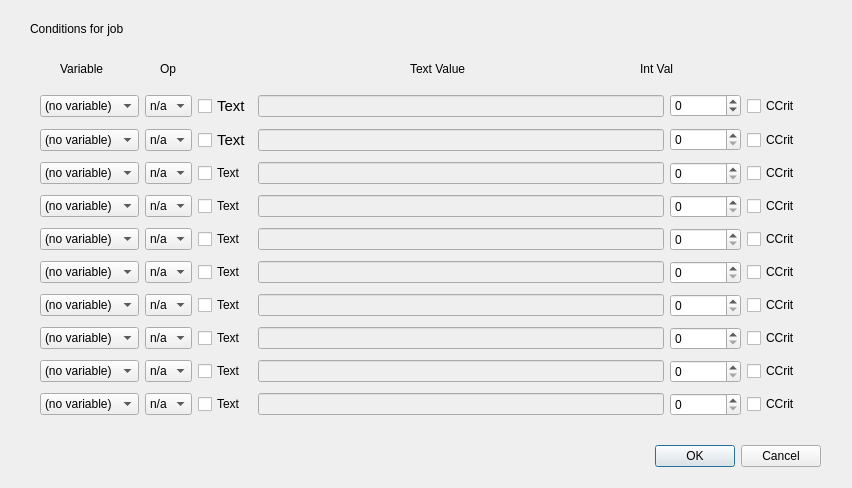
<?xml version="1.0" encoding="UTF-8"?>
<ui version="4.0">
 <class>jcondsdlg</class>
 <widget class="QDialog" name="jcondsdlg">
  <property name="geometry">
   <rect>
    <x>0</x>
    <y>0</y>
    <width>852</width>
    <height>488</height>
   </rect>
  </property>
  <property name="windowTitle">
   <string>Conditions for job</string>
  </property>
  <widget class="QDialogButtonBox" name="buttonBox">
   <property name="geometry">
    <rect>
     <x>630</x>
     <y>440</y>
     <width>191</width>
     <height>32</height>
    </rect>
   </property>
   <property name="orientation">
    <enum>Qt::Horizontal</enum>
   </property>
   <property name="standardButtons">
    <set>QDialogButtonBox::Cancel|QDialogButtonBox::Ok</set>
   </property>
  </widget>
  <widget class="QLabel" name="edjob">
   <property name="geometry">
    <rect>
     <x>170</x>
     <y>20</y>
     <width>331</width>
     <height>17</height>
    </rect>
   </property>
   <property name="text">
    <string/>
   </property>
  </widget>
  <widget class="QLabel" name="label">
   <property name="geometry">
    <rect>
     <x>30</x>
     <y>20</y>
     <width>141</width>
     <height>17</height>
    </rect>
   </property>
   <property name="text">
    <string>Conditions for job</string>
   </property>
  </widget>
  <widget class="QLabel" name="label_2">
   <property name="geometry">
    <rect>
     <x>60</x>
     <y>60</y>
     <width>66</width>
     <height>17</height>
    </rect>
   </property>
   <property name="text">
    <string>Variable</string>
   </property>
  </widget>
  <widget class="QLabel" name="label_3">
   <property name="geometry">
    <rect>
     <x>160</x>
     <y>60</y>
     <width>41</width>
     <height>17</height>
    </rect>
   </property>
   <property name="text">
    <string>Op</string>
   </property>
  </widget>
  <widget class="QLabel" name="label_4">
   <property name="geometry">
    <rect>
     <x>410</x>
     <y>60</y>
     <width>71</width>
     <height>17</height>
    </rect>
   </property>
   <property name="text">
    <string>Text Value</string>
   </property>
  </widget>
  <widget class="QLabel" name="label_5">
   <property name="geometry">
    <rect>
     <x>640</x>
     <y>60</y>
     <width>66</width>
     <height>17</height>
    </rect>
   </property>
   <property name="text">
    <string>Int Val</string>
   </property>
  </widget>
  <widget class="QWidget" name="">
   <property name="geometry">
    <rect>
     <x>40</x>
     <y>90</y>
     <width>761</width>
     <height>336</height>
    </rect>
   </property>
   <layout class="QGridLayout" name="gridLayout">
    <item row="0" column="0">
     <widget class="QComboBox" name="condvar0">
      <property name="toolTip">
       <string>This is the variable whose value is to be inspected</string>
      </property>
      <item>
       <property name="text">
        <string>(no variable)</string>
       </property>
      </item>
     </widget>
    </item>
    <item row="0" column="1">
     <widget class="QComboBox" name="condop0">
      <property name="toolTip">
       <string>This is the operation</string>
      </property>
      <item>
       <property name="text">
        <string>n/a</string>
       </property>
      </item>
      <item>
       <property name="text">
        <string>=</string>
       </property>
      </item>
      <item>
       <property name="text">
        <string>!=</string>
       </property>
      </item>
      <item>
       <property name="text">
        <string>&lt;</string>
       </property>
      </item>
      <item>
       <property name="text">
        <string>&lt;=</string>
       </property>
      </item>
      <item>
       <property name="text">
        <string>&gt;</string>
       </property>
      </item>
      <item>
       <property name="text">
        <string>&gt;=</string>
       </property>
      </item>
     </widget>
    </item>
    <item row="0" column="2">
     <widget class="QCheckBox" name="condtext0">
      <property name="font">
       <font>
        <pointsize>11</pointsize>
       </font>
      </property>
      <property name="toolTip">
       <string>Indicate that the value to be compared is text</string>
      </property>
      <property name="text">
       <string>Text</string>
      </property>
     </widget>
    </item>
    <item row="0" column="3">
     <widget class="QLineEdit" name="textval0">
      <property name="enabled">
       <bool>false</bool>
      </property>
      <property name="font">
       <font>
        <family>Courier New</family>
        <weight>50</weight>
        <italic>false</italic>
        <bold>false</bold>
       </font>
      </property>
      <property name="toolTip">
       <string>Give the text value to be compared here</string>
      </property>
      <property name="maxLength">
       <number>49</number>
      </property>
     </widget>
    </item>
    <item row="0" column="4">
     <widget class="QSpinBox" name="intval0">
      <property name="toolTip">
       <string>Give the integer value to be compared here</string>
      </property>
      <property name="minimum">
       <number>-1000000</number>
      </property>
      <property name="maximum">
       <number>1000000</number>
      </property>
      <property name="value">
       <number>0</number>
      </property>
     </widget>
    </item>
    <item row="0" column="5">
     <widget class="QCheckBox" name="cc0">
      <property name="toolTip">
       <string>This is a critical condition

If host with variable is not running do not run the job, if not set, in
this case ignore the condition.</string>
      </property>
      <property name="text">
       <string>CCrit</string>
      </property>
     </widget>
    </item>
    <item row="1" column="0">
     <widget class="QComboBox" name="condvar1">
      <property name="toolTip">
       <string>This is the variable whose value is to be inspected</string>
      </property>
      <item>
       <property name="text">
        <string>(no variable)</string>
       </property>
      </item>
     </widget>
    </item>
    <item row="1" column="1">
     <widget class="QComboBox" name="condop1">
      <property name="toolTip">
       <string>This is the operation</string>
      </property>
      <item>
       <property name="text">
        <string>n/a</string>
       </property>
      </item>
      <item>
       <property name="text">
        <string>=</string>
       </property>
      </item>
      <item>
       <property name="text">
        <string>!=</string>
       </property>
      </item>
      <item>
       <property name="text">
        <string>&lt;</string>
       </property>
      </item>
      <item>
       <property name="text">
        <string>&lt;=</string>
       </property>
      </item>
      <item>
       <property name="text">
        <string>&gt;</string>
       </property>
      </item>
      <item>
       <property name="text">
        <string>&gt;=</string>
       </property>
      </item>
     </widget>
    </item>
    <item row="1" column="2">
     <widget class="QCheckBox" name="condtext1">
      <property name="font">
       <font>
        <pointsize>11</pointsize>
       </font>
      </property>
      <property name="toolTip">
       <string>Indicate that the value to be compared is text</string>
      </property>
      <property name="text">
       <string>Text</string>
      </property>
     </widget>
    </item>
    <item row="1" column="3">
     <widget class="QLineEdit" name="textval1">
      <property name="enabled">
       <bool>false</bool>
      </property>
      <property name="font">
       <font>
        <family>Courier New</family>
        <weight>50</weight>
        <italic>false</italic>
        <bold>false</bold>
       </font>
      </property>
      <property name="toolTip">
       <string>Give the text value to be compared here</string>
      </property>
      <property name="maxLength">
       <number>49</number>
      </property>
     </widget>
    </item>
    <item row="1" column="4">
     <widget class="QSpinBox" name="intval1">
      <property name="toolTip">
       <string>Give the integer value to be compared here</string>
      </property>
     </widget>
    </item>
    <item row="1" column="5">
     <widget class="QCheckBox" name="cc1">
      <property name="toolTip">
       <string>This is a critical condition

If host with variable is not running do not run the job, if not set, in
this case ignore the condition.</string>
      </property>
      <property name="text">
       <string>CCrit</string>
      </property>
     </widget>
    </item>
    <item row="2" column="0">
     <widget class="QComboBox" name="condvar2">
      <property name="toolTip">
       <string>This is the variable whose value is to be inspected</string>
      </property>
      <item>
       <property name="text">
        <string>(no variable)</string>
       </property>
      </item>
     </widget>
    </item>
    <item row="2" column="1">
     <widget class="QComboBox" name="condop2">
      <property name="toolTip">
       <string>This is the operation</string>
      </property>
      <item>
       <property name="text">
        <string>n/a</string>
       </property>
      </item>
      <item>
       <property name="text">
        <string>=</string>
       </property>
      </item>
      <item>
       <property name="text">
        <string>!=</string>
       </property>
      </item>
      <item>
       <property name="text">
        <string>&lt;</string>
       </property>
      </item>
      <item>
       <property name="text">
        <string>&lt;=</string>
       </property>
      </item>
      <item>
       <property name="text">
        <string>&gt;</string>
       </property>
      </item>
      <item>
       <property name="text">
        <string>&gt;=</string>
       </property>
      </item>
     </widget>
    </item>
    <item row="2" column="2">
     <widget class="QCheckBox" name="condtext2">
      <property name="toolTip">
       <string>Indicate that the value to be compared is text</string>
      </property>
      <property name="text">
       <string>Text</string>
      </property>
     </widget>
    </item>
    <item row="2" column="3">
     <widget class="QLineEdit" name="textval2">
      <property name="enabled">
       <bool>false</bool>
      </property>
      <property name="font">
       <font>
        <family>Courier New</family>
       </font>
      </property>
      <property name="toolTip">
       <string>Give the text value to be compared here</string>
      </property>
      <property name="maxLength">
       <number>49</number>
      </property>
     </widget>
    </item>
    <item row="2" column="4">
     <widget class="QSpinBox" name="intval2">
      <property name="toolTip">
       <string>Give the integer value to be compared here</string>
      </property>
     </widget>
    </item>
    <item row="2" column="5">
     <widget class="QCheckBox" name="cc2">
      <property name="toolTip">
       <string>This is a critical condition

If host with variable is not running do not run the job, if not set, in
this case ignore the condition.</string>
      </property>
      <property name="text">
       <string>CCrit</string>
      </property>
     </widget>
    </item>
    <item row="3" column="0">
     <widget class="QComboBox" name="condvar3">
      <property name="toolTip">
       <string>This is the variable whose value is to be inspected</string>
      </property>
      <item>
       <property name="text">
        <string>(no variable)</string>
       </property>
      </item>
     </widget>
    </item>
    <item row="3" column="1">
     <widget class="QComboBox" name="condop3">
      <property name="toolTip">
       <string>This is the operation</string>
      </property>
      <item>
       <property name="text">
        <string>n/a</string>
       </property>
      </item>
      <item>
       <property name="text">
        <string>=</string>
       </property>
      </item>
      <item>
       <property name="text">
        <string>!=</string>
       </property>
      </item>
      <item>
       <property name="text">
        <string>&lt;</string>
       </property>
      </item>
      <item>
       <property name="text">
        <string>&lt;=</string>
       </property>
      </item>
      <item>
       <property name="text">
        <string>&gt;</string>
       </property>
      </item>
      <item>
       <property name="text">
        <string>&gt;=</string>
       </property>
      </item>
     </widget>
    </item>
    <item row="3" column="2">
     <widget class="QCheckBox" name="condtext3">
      <property name="toolTip">
       <string>Indicate that the value to be compared is text</string>
      </property>
      <property name="text">
       <string>Text</string>
      </property>
     </widget>
    </item>
    <item row="3" column="3">
     <widget class="QLineEdit" name="textval3">
      <property name="enabled">
       <bool>false</bool>
      </property>
      <property name="font">
       <font>
        <family>Courier New</family>
       </font>
      </property>
      <property name="toolTip">
       <string>Give the text value to be compared here</string>
      </property>
      <property name="maxLength">
       <number>49</number>
      </property>
     </widget>
    </item>
    <item row="3" column="4">
     <widget class="QSpinBox" name="intval3">
      <property name="toolTip">
       <string>Give the integer value to be compared here</string>
      </property>
     </widget>
    </item>
    <item row="3" column="5">
     <widget class="QCheckBox" name="cc3">
      <property name="toolTip">
       <string>This is a critical condition

If host with variable is not running do not run the job, if not set, in
this case ignore the condition.</string>
      </property>
      <property name="text">
       <string>CCrit</string>
      </property>
     </widget>
    </item>
    <item row="4" column="0">
     <widget class="QComboBox" name="condvar4">
      <property name="toolTip">
       <string>This is the variable whose value is to be inspected</string>
      </property>
      <item>
       <property name="text">
        <string>(no variable)</string>
       </property>
      </item>
     </widget>
    </item>
    <item row="4" column="1">
     <widget class="QComboBox" name="condop4">
      <property name="toolTip">
       <string>This is the operation</string>
      </property>
      <item>
       <property name="text">
        <string>n/a</string>
       </property>
      </item>
      <item>
       <property name="text">
        <string>=</string>
       </property>
      </item>
      <item>
       <property name="text">
        <string>!=</string>
       </property>
      </item>
      <item>
       <property name="text">
        <string>&lt;</string>
       </property>
      </item>
      <item>
       <property name="text">
        <string>&lt;=</string>
       </property>
      </item>
      <item>
       <property name="text">
        <string>&gt;</string>
       </property>
      </item>
      <item>
       <property name="text">
        <string>&gt;=</string>
       </property>
      </item>
     </widget>
    </item>
    <item row="4" column="2">
     <widget class="QCheckBox" name="condtext4">
      <property name="toolTip">
       <string>Indicate that the value to be compared is text</string>
      </property>
      <property name="text">
       <string>Text</string>
      </property>
     </widget>
    </item>
    <item row="4" column="3">
     <widget class="QLineEdit" name="textval4">
      <property name="enabled">
       <bool>false</bool>
      </property>
      <property name="font">
       <font>
        <family>Courier New</family>
       </font>
      </property>
      <property name="toolTip">
       <string>Give the text value to be compared here</string>
      </property>
      <property name="maxLength">
       <number>49</number>
      </property>
     </widget>
    </item>
    <item row="4" column="4">
     <widget class="QSpinBox" name="intval4">
      <property name="toolTip">
       <string>Give the integer value to be compared here</string>
      </property>
     </widget>
    </item>
    <item row="4" column="5">
     <widget class="QCheckBox" name="cc4">
      <property name="toolTip">
       <string>This is a critical condition

If host with variable is not running do not run the job, if not set, in
this case ignore the condition.</string>
      </property>
      <property name="text">
       <string>CCrit</string>
      </property>
     </widget>
    </item>
    <item row="5" column="0">
     <widget class="QComboBox" name="condvar5">
      <property name="toolTip">
       <string>This is the variable whose value is to be inspected</string>
      </property>
      <item>
       <property name="text">
        <string>(no variable)</string>
       </property>
      </item>
     </widget>
    </item>
    <item row="5" column="1">
     <widget class="QComboBox" name="condop5">
      <property name="toolTip">
       <string>This is the operation</string>
      </property>
      <item>
       <property name="text">
        <string>n/a</string>
       </property>
      </item>
      <item>
       <property name="text">
        <string>=</string>
       </property>
      </item>
      <item>
       <property name="text">
        <string>!=</string>
       </property>
      </item>
      <item>
       <property name="text">
        <string>&lt;</string>
       </property>
      </item>
      <item>
       <property name="text">
        <string>&lt;=</string>
       </property>
      </item>
      <item>
       <property name="text">
        <string>&gt;</string>
       </property>
      </item>
      <item>
       <property name="text">
        <string>&gt;=</string>
       </property>
      </item>
     </widget>
    </item>
    <item row="5" column="2">
     <widget class="QCheckBox" name="condtext5">
      <property name="toolTip">
       <string>Indicate that the value to be compared is text</string>
      </property>
      <property name="text">
       <string>Text</string>
      </property>
     </widget>
    </item>
    <item row="5" column="3">
     <widget class="QLineEdit" name="textval5">
      <property name="enabled">
       <bool>false</bool>
      </property>
      <property name="font">
       <font>
        <family>Courier New</family>
       </font>
      </property>
      <property name="toolTip">
       <string>Give the text value to be compared here</string>
      </property>
      <property name="maxLength">
       <number>49</number>
      </property>
     </widget>
    </item>
    <item row="5" column="4">
     <widget class="QSpinBox" name="intval5">
      <property name="toolTip">
       <string>Give the integer value to be compared here</string>
      </property>
     </widget>
    </item>
    <item row="5" column="5">
     <widget class="QCheckBox" name="cc5">
      <property name="toolTip">
       <string>This is a critical condition

If host with variable is not running do not run the job, if not set, in
this case ignore the condition.</string>
      </property>
      <property name="text">
       <string>CCrit</string>
      </property>
     </widget>
    </item>
    <item row="6" column="0">
     <widget class="QComboBox" name="condvar6">
      <property name="toolTip">
       <string>This is the variable whose value is to be inspected</string>
      </property>
      <item>
       <property name="text">
        <string>(no variable)</string>
       </property>
      </item>
     </widget>
    </item>
    <item row="6" column="1">
     <widget class="QComboBox" name="condop6">
      <property name="toolTip">
       <string>This is the operation</string>
      </property>
      <item>
       <property name="text">
        <string>n/a</string>
       </property>
      </item>
      <item>
       <property name="text">
        <string>=</string>
       </property>
      </item>
      <item>
       <property name="text">
        <string>!=</string>
       </property>
      </item>
      <item>
       <property name="text">
        <string>&lt;</string>
       </property>
      </item>
      <item>
       <property name="text">
        <string>&lt;=</string>
       </property>
      </item>
      <item>
       <property name="text">
        <string>&gt;</string>
       </property>
      </item>
      <item>
       <property name="text">
        <string>&gt;=</string>
       </property>
      </item>
     </widget>
    </item>
    <item row="6" column="2">
     <widget class="QCheckBox" name="condtext6">
      <property name="toolTip">
       <string>Indicate that the value to be compared is text</string>
      </property>
      <property name="text">
       <string>Text</string>
      </property>
     </widget>
    </item>
    <item row="6" column="3">
     <widget class="QLineEdit" name="textval6">
      <property name="enabled">
       <bool>false</bool>
      </property>
      <property name="font">
       <font>
        <family>Courier New</family>
       </font>
      </property>
      <property name="toolTip">
       <string>Give the text value to be compared here</string>
      </property>
      <property name="maxLength">
       <number>49</number>
      </property>
     </widget>
    </item>
    <item row="6" column="4">
     <widget class="QSpinBox" name="intval6">
      <property name="toolTip">
       <string>Give the integer value to be compared here</string>
      </property>
     </widget>
    </item>
    <item row="6" column="5">
     <widget class="QCheckBox" name="cc6">
      <property name="toolTip">
       <string>This is a critical condition

If host with variable is not running do not run the job, if not set, in
this case ignore the condition.</string>
      </property>
      <property name="text">
       <string>CCrit</string>
      </property>
     </widget>
    </item>
    <item row="7" column="0">
     <widget class="QComboBox" name="condvar7">
      <property name="toolTip">
       <string>This is the variable whose value is to be inspected</string>
      </property>
      <item>
       <property name="text">
        <string>(no variable)</string>
       </property>
      </item>
     </widget>
    </item>
    <item row="7" column="1">
     <widget class="QComboBox" name="condop7">
      <property name="toolTip">
       <string>This is the operation</string>
      </property>
      <item>
       <property name="text">
        <string>n/a</string>
       </property>
      </item>
      <item>
       <property name="text">
        <string>=</string>
       </property>
      </item>
      <item>
       <property name="text">
        <string>!=</string>
       </property>
      </item>
      <item>
       <property name="text">
        <string>&lt;</string>
       </property>
      </item>
      <item>
       <property name="text">
        <string>&lt;=</string>
       </property>
      </item>
      <item>
       <property name="text">
        <string>&gt;</string>
       </property>
      </item>
      <item>
       <property name="text">
        <string>&gt;=</string>
       </property>
      </item>
     </widget>
    </item>
    <item row="7" column="2">
     <widget class="QCheckBox" name="condtext7">
      <property name="toolTip">
       <string>Indicate that the value to be compared is text</string>
      </property>
      <property name="text">
       <string>Text</string>
      </property>
     </widget>
    </item>
    <item row="7" column="3">
     <widget class="QLineEdit" name="textval7">
      <property name="enabled">
       <bool>false</bool>
      </property>
      <property name="font">
       <font>
        <family>Courier New</family>
       </font>
      </property>
      <property name="toolTip">
       <string>Give the text value to be compared here</string>
      </property>
      <property name="maxLength">
       <number>49</number>
      </property>
     </widget>
    </item>
    <item row="7" column="4">
     <widget class="QSpinBox" name="intval7">
      <property name="toolTip">
       <string>Give the integer value to be compared here</string>
      </property>
     </widget>
    </item>
    <item row="7" column="5">
     <widget class="QCheckBox" name="cc7">
      <property name="toolTip">
       <string>This is a critical condition

If host with variable is not running do not run the job, if not set, in
this case ignore the condition.</string>
      </property>
      <property name="text">
       <string>CCrit</string>
      </property>
     </widget>
    </item>
    <item row="8" column="0">
     <widget class="QComboBox" name="condvar8">
      <property name="toolTip">
       <string>This is the variable whose value is to be inspected</string>
      </property>
      <item>
       <property name="text">
        <string>(no variable)</string>
       </property>
      </item>
     </widget>
    </item>
    <item row="8" column="1">
     <widget class="QComboBox" name="condop8">
      <property name="toolTip">
       <string>This is the operation</string>
      </property>
      <item>
       <property name="text">
        <string>n/a</string>
       </property>
      </item>
      <item>
       <property name="text">
        <string>=</string>
       </property>
      </item>
      <item>
       <property name="text">
        <string>!=</string>
       </property>
      </item>
      <item>
       <property name="text">
        <string>&lt;</string>
       </property>
      </item>
      <item>
       <property name="text">
        <string>&lt;=</string>
       </property>
      </item>
      <item>
       <property name="text">
        <string>&gt;</string>
       </property>
      </item>
      <item>
       <property name="text">
        <string>&gt;=</string>
       </property>
      </item>
     </widget>
    </item>
    <item row="8" column="2">
     <widget class="QCheckBox" name="condtext8">
      <property name="toolTip">
       <string>Indicate that the value to be compared is text</string>
      </property>
      <property name="text">
       <string>Text</string>
      </property>
     </widget>
    </item>
    <item row="8" column="3">
     <widget class="QLineEdit" name="textval8">
      <property name="enabled">
       <bool>false</bool>
      </property>
      <property name="font">
       <font>
        <family>Courier New</family>
       </font>
      </property>
      <property name="toolTip">
       <string>Give the text value to be compared here</string>
      </property>
      <property name="maxLength">
       <number>49</number>
      </property>
     </widget>
    </item>
    <item row="8" column="4">
     <widget class="QSpinBox" name="intval8">
      <property name="toolTip">
       <string>Give the integer value to be compared here</string>
      </property>
     </widget>
    </item>
    <item row="8" column="5">
     <widget class="QCheckBox" name="cc8">
      <property name="toolTip">
       <string>This is a critical condition

If host with variable is not running do not run the job, if not set, in
this case ignore the condition.</string>
      </property>
      <property name="text">
       <string>CCrit</string>
      </property>
     </widget>
    </item>
    <item row="9" column="0">
     <widget class="QComboBox" name="condvar9">
      <property name="toolTip">
       <string>This is the variable whose value is to be inspected</string>
      </property>
      <item>
       <property name="text">
        <string>(no variable)</string>
       </property>
      </item>
     </widget>
    </item>
    <item row="9" column="1">
     <widget class="QComboBox" name="condop9">
      <property name="toolTip">
       <string>This is the operation</string>
      </property>
      <item>
       <property name="text">
        <string>n/a</string>
       </property>
      </item>
      <item>
       <property name="text">
        <string>=</string>
       </property>
      </item>
      <item>
       <property name="text">
        <string>!=</string>
       </property>
      </item>
      <item>
       <property name="text">
        <string>&lt;</string>
       </property>
      </item>
      <item>
       <property name="text">
        <string>&lt;=</string>
       </property>
      </item>
      <item>
       <property name="text">
        <string>&gt;</string>
       </property>
      </item>
      <item>
       <property name="text">
        <string>&gt;=</string>
       </property>
      </item>
     </widget>
    </item>
    <item row="9" column="2">
     <widget class="QCheckBox" name="condtext9">
      <property name="toolTip">
       <string>Indicate that the value to be compared is text</string>
      </property>
      <property name="text">
       <string>Text</string>
      </property>
     </widget>
    </item>
    <item row="9" column="3">
     <widget class="QLineEdit" name="textval9">
      <property name="enabled">
       <bool>false</bool>
      </property>
      <property name="font">
       <font>
        <family>Courier New</family>
       </font>
      </property>
      <property name="toolTip">
       <string>Give the text value to be compared here</string>
      </property>
      <property name="maxLength">
       <number>49</number>
      </property>
     </widget>
    </item>
    <item row="9" column="4">
     <widget class="QSpinBox" name="intval9">
      <property name="toolTip">
       <string>Give the integer value to be compared here</string>
      </property>
     </widget>
    </item>
    <item row="9" column="5">
     <widget class="QCheckBox" name="cc9">
      <property name="toolTip">
       <string>This is a critical condition

If host with variable is not running do not run the job, if not set, in
this case ignore the condition.</string>
      </property>
      <property name="text">
       <string>CCrit</string>
      </property>
     </widget>
    </item>
   </layout>
  </widget>
 </widget>
 <tabstops>
  <tabstop>condvar0</tabstop>
  <tabstop>condop0</tabstop>
  <tabstop>condtext0</tabstop>
  <tabstop>textval0</tabstop>
  <tabstop>intval0</tabstop>
  <tabstop>cc0</tabstop>
  <tabstop>condvar1</tabstop>
  <tabstop>condop1</tabstop>
  <tabstop>condtext1</tabstop>
  <tabstop>textval1</tabstop>
  <tabstop>intval1</tabstop>
  <tabstop>cc1</tabstop>
  <tabstop>condvar2</tabstop>
  <tabstop>condop2</tabstop>
  <tabstop>condtext2</tabstop>
  <tabstop>textval2</tabstop>
  <tabstop>intval2</tabstop>
  <tabstop>cc2</tabstop>
  <tabstop>condvar3</tabstop>
  <tabstop>condop3</tabstop>
  <tabstop>condtext3</tabstop>
  <tabstop>textval3</tabstop>
  <tabstop>intval3</tabstop>
  <tabstop>cc3</tabstop>
  <tabstop>condvar4</tabstop>
  <tabstop>condop4</tabstop>
  <tabstop>condtext4</tabstop>
  <tabstop>textval4</tabstop>
  <tabstop>intval4</tabstop>
  <tabstop>cc4</tabstop>
  <tabstop>condvar5</tabstop>
  <tabstop>condop5</tabstop>
  <tabstop>condtext5</tabstop>
  <tabstop>textval5</tabstop>
  <tabstop>intval5</tabstop>
  <tabstop>cc5</tabstop>
  <tabstop>condvar6</tabstop>
  <tabstop>condop6</tabstop>
  <tabstop>condtext6</tabstop>
  <tabstop>textval6</tabstop>
  <tabstop>intval6</tabstop>
  <tabstop>cc6</tabstop>
  <tabstop>condvar7</tabstop>
  <tabstop>condop7</tabstop>
  <tabstop>condtext7</tabstop>
  <tabstop>textval7</tabstop>
  <tabstop>intval7</tabstop>
  <tabstop>cc7</tabstop>
  <tabstop>condvar8</tabstop>
  <tabstop>condop8</tabstop>
  <tabstop>condtext8</tabstop>
  <tabstop>textval8</tabstop>
  <tabstop>intval8</tabstop>
  <tabstop>cc8</tabstop>
  <tabstop>condvar9</tabstop>
  <tabstop>condop9</tabstop>
  <tabstop>condtext9</tabstop>
  <tabstop>textval9</tabstop>
  <tabstop>intval9</tabstop>
  <tabstop>cc9</tabstop>
  <tabstop>buttonBox</tabstop>
 </tabstops>
 <resources/>
 <connections>
  <connection>
   <sender>buttonBox</sender>
   <signal>accepted()</signal>
   <receiver>jcondsdlg</receiver>
   <slot>accept()</slot>
   <hints>
    <hint type="sourcelabel">
     <x>248</x>
     <y>254</y>
    </hint>
    <hint type="destinationlabel">
     <x>157</x>
     <y>274</y>
    </hint>
   </hints>
  </connection>
  <connection>
   <sender>buttonBox</sender>
   <signal>rejected()</signal>
   <receiver>jcondsdlg</receiver>
   <slot>reject()</slot>
   <hints>
    <hint type="sourcelabel">
     <x>316</x>
     <y>260</y>
    </hint>
    <hint type="destinationlabel">
     <x>286</x>
     <y>274</y>
    </hint>
   </hints>
  </connection>
 </connections>
</ui>
